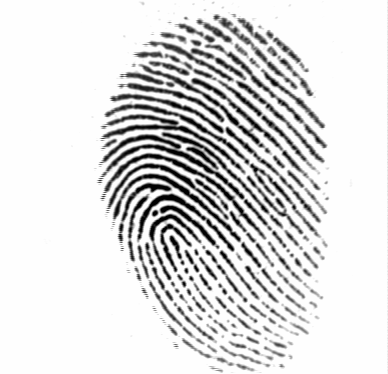
#> input picture database/101_1.tif, 388 x 374 px
$ python -i enhance.py   (imports and definitions only)   (older library calls are emulated)
#> lines starting #> are read from the running program, lines starting #| are printed output that depends on the picture; after the words box and inside, x2 and y2 are one past the last pixel; in counts of white or black regions, pixels touching at a corner belong together
"""Gabor-filter fingerprint enhancement.

Port of Peter Kovesi's MATLAB fingerprint enhancement code, by way of
Utkarsh Deshmukh's Python translation
(https://github.com/Utkarsh-Deshmukh/Fingerprint-Enhancement-Python),
vectorised with NumPy/OpenCV. See THIRD_PARTY_NOTICES.md for their licenses.

Reference: Hong, L., Wan, Y., and Jain, A. K. Fingerprint image enhancement:
algorithm and performance evaluation. IEEE Transactions on Pattern Analysis
and Machine Intelligence 20, 8 (1998), 777-789.
"""

from __future__ import annotations

import math
from dataclasses import dataclass

import cv2
import numpy as np
import numpy.typing as npt
from scipy import ndimage, signal

FloatArray = npt.NDArray[np.float64]
BoolArray = npt.NDArray[np.bool_]


def _gaussian_kernel(sigma: float, *, force_odd: bool = True) -> FloatArray:
    size = int(6 * sigma)
    if force_odd and size % 2 == 0:
        size += 1
    return np.asarray(cv2.getGaussianKernel(size, sigma), dtype=np.float64).ravel()


def _gaussian_smooth(image: FloatArray, kernel: FloatArray) -> FloatArray:
    # The 2D Gaussian is separable, so two 1D passes equal one 2D convolution.
    smoothed = ndimage.convolve1d(ndimage.convolve1d(image, kernel, axis=0), kernel, axis=1)
    return np.asarray(smoothed, dtype=np.float64)


def ridge_segment(
    image: npt.ArrayLike, block_size: int = 16, threshold: float = 0.1
) -> tuple[FloatArray, BoolArray]:
    """Normalise the image and find the region that contains ridges.

    The image is split into ``block_size`` blocks; blocks whose standard
    deviation exceeds ``threshold`` are considered part of the fingerprint.

    Returns the image renormalised to zero mean and unit standard deviation
    over the ridge region, and the boolean ridge mask.
    """
    im = np.asarray(image, dtype=np.float64)
    rows, cols = im.shape
    im = (im - im.mean()) / im.std()

    padded_rows = block_size * math.ceil(rows / block_size)
    padded_cols = block_size * math.ceil(cols / block_size)
    padded = np.zeros((padded_rows, padded_cols))
    padded[:rows, :cols] = im

    blocks = padded.reshape(
        padded_rows // block_size, block_size, padded_cols // block_size, block_size
    )
    block_std = blocks.std(axis=(1, 3))
    std_image = np.kron(block_std, np.ones((block_size, block_size)))[:rows, :cols]

    mask = std_image > threshold
    normalised = (im - im[mask].mean()) / im[mask].std()
    return normalised, mask


def ridge_orient(
    image: FloatArray,
    gradient_sigma: float = 1,
    block_sigma: float = 7,
    orient_smooth_sigma: float = 7,
) -> FloatArray:
    """Estimate the local ridge orientation, in radians, of every pixel.

    Orientations are positive clockwise and point *along* the ridges.
    """
    gauss = _gaussian_kernel(gradient_sigma)
    fy, fx = np.gradient(np.outer(gauss, gauss))
    gx = signal.convolve2d(image, fx, mode="same")
    gy = signal.convolve2d(image, fy, mode="same")

    # Smooth the covariance data to get a weighted sum of gradient moments.
    weights = _gaussian_kernel(block_sigma, force_odd=False)
    gxx = _gaussian_smooth(gx * gx, weights)
    gyy = _gaussian_smooth(gy * gy, weights)
    gxy = 2 * _gaussian_smooth(gx * gy, weights)

    # Analytic solution of the principal direction.
    denom = np.sqrt(gxy**2 + (gxx - gyy) ** 2) + np.finfo(float).eps
    sin2theta = gxy / denom
    cos2theta = (gxx - gyy) / denom

    if orient_smooth_sigma:
        smooth = _gaussian_kernel(orient_smooth_sigma)
        cos2theta = _gaussian_smooth(cos2theta, smooth)
        sin2theta = _gaussian_smooth(sin2theta, smooth)

    return np.pi / 2 + np.arctan2(sin2theta, cos2theta) / 2


def _block_frequency(
    block: FloatArray,
    orient_block: FloatArray,
    window_size: int,
    min_wavelength: float,
    max_wavelength: float,
) -> float:
    """Estimate the ridge frequency of one image block (0 if not found)."""
    rows = block.shape[0]

    # Average the doubled angles to avoid wraparound at the origin.
    orient = math.atan2(np.mean(np.sin(2 * orient_block)), np.mean(np.cos(2 * orient_block))) / 2

    # Rotate so the ridges are vertical, then crop away the invalid corners.
    rotated = ndimage.rotate(
        block, orient / np.pi * 180 + 90, axes=(1, 0), reshape=False, order=3, mode="nearest"
    )
    crop = int(rows / np.sqrt(2))
    offset = int((rows - crop) / 2)
    rotated = rotated[offset : offset + crop, offset : offset + crop]

    # Project the grey values down the ridges and find the peaks.
    projection = rotated.sum(axis=0)
    dilation = ndimage.grey_dilation(projection, window_size, structure=np.ones(window_size))
    peaks = np.flatnonzero((np.abs(dilation - projection) < 2) & (projection > projection.mean()))

    if peaks.size < 2:
        return 0.0
    wavelength = (peaks[-1] - peaks[0]) / (peaks.size - 1)
    if min_wavelength <= wavelength <= max_wavelength:
        return 1 / float(wavelength)
    return 0.0


def ridge_frequency(
    image: FloatArray,
    mask: BoolArray,
    orientation: FloatArray,
    block_size: int = 38,
    window_size: int = 5,
    min_wavelength: float = 5,
    max_wavelength: float = 15,
) -> tuple[FloatArray, float]:
    """Estimate the ridge frequency per block.

    Returns the per-pixel frequency image (0 where no frequency was found)
    and the mean frequency over the valid regions.
    """
    rows, cols = image.shape
    freq = np.zeros((rows, cols))
    for r in range(0, rows - block_size, block_size):
        for c in range(0, cols - block_size, block_size):
            freq[r : r + block_size, c : c + block_size] = _block_frequency(
                image[r : r + block_size, c : c + block_size],
                orientation[r : r + block_size, c : c + block_size],
                window_size,
                min_wavelength,
                max_wavelength,
            )

    freq *= mask
    valid = freq[freq > 0]
    mean_freq = float(valid.mean()) if valid.size else 0.0
    return freq, mean_freq


def ridge_filter(
    image: FloatArray,
    orientation: FloatArray,
    frequency: FloatArray,
    kx: float = 0.65,
    ky: float = 0.65,
    angle_increment: int = 3,
) -> FloatArray:
    """Enhance the image with Gabor filters tuned to the local ridges.

    ``kx`` and ``ky`` scale the filter sigma relative to the ridge
    wavelength, along and across the ridges respectively.
    """
    im = np.asarray(image, dtype=np.float64)
    rows, cols = im.shape
    enhanced = np.zeros((rows, cols))

    nonzero = frequency[frequency > 0]
    if nonzero.size == 0:
        return enhanced

    # Round frequencies to 0.01; the filter is built from the lowest one.
    base_freq = np.unique(np.round(nonzero * 100) / 100)[0]
    sigma_x = kx / base_freq
    sigma_y = ky / base_freq
    size = int(np.round(3 * max(sigma_x, sigma_y)))

    x, y = np.meshgrid(np.arange(-size, size + 1), np.arange(-size, size + 1))
    reference = np.exp(-(x**2 / sigma_x**2 + y**2 / sigma_y**2)) * np.cos(2 * np.pi * base_freq * x)

    # Map orientations to filter indices 1..n_orientations.
    n_orientations = 180 // angle_increment
    orient_index = np.round(orientation / np.pi * 180 / angle_increment)
    orient_index[orient_index < 1] += n_orientations
    orient_index[orient_index > n_orientations] -= n_orientations

    # Only filter pixels far enough from the border for a full window.
    valid = np.zeros((rows, cols), dtype=bool)
    valid[size + 1 : rows - size, size + 1 : cols - size] = True
    valid &= frequency > 0

    for index in range(1, n_orientations + 1):
        selected = valid & (orient_index == index)
        if not selected.any():
            continue
        # The orientation image points along the ridges, hence +90 degrees;
        # rotation is positive anticlockwise, hence the minus sign.
        kernel = ndimage.rotate(reference, -((index - 1) * angle_increment + 90), reshape=False)
        response = cv2.filter2D(im, cv2.CV_64F, kernel, borderType=cv2.BORDER_CONSTANT)
        enhanced[selected] = response[selected]

    return enhanced


@dataclass(frozen=True)
class RidgeMap:
    """Result of enhancing a fingerprint.

    ``ridges`` is the binary ridge image, ``mask`` the region that contains
    the print and ``orientation`` the ridge direction of every pixel.
    """

    ridges: BoolArray
    mask: BoolArray
    orientation: FloatArray


def enhance(image: npt.ArrayLike) -> RidgeMap:
    """Run the full enhancement pipeline on a grayscale fingerprint."""
    normalised, mask = ridge_segment(image, block_size=16, threshold=0.1)
    orientation = ridge_orient(normalised, gradient_sigma=1, block_sigma=7, orient_smooth_sigma=7)
    _, mean_freq = ridge_frequency(
        normalised,
        mask,
        orientation,
        block_size=38,
        window_size=5,
        min_wavelength=5,
        max_wavelength=15,
    )
    filtered = ridge_filter(
        normalised, orientation, np.where(mask, mean_freq, 0.0), kx=0.65, ky=0.65
    )
    return RidgeMap(ridges=filtered < -3, mask=mask, orientation=orientation)

>>> import cv2
>>> picture = cv2.imread('../../database/101_1.tif', cv2.IMREAD_GRAYSCALE)
#> picture is the input picture: shape (374, 388); min 1, max 254, mean 220.7
>>> result = enhance(picture)
#> in ridge_segment, `std_image = np.kron(block_std, np.ones((block_size, block_size)))[:row..`:
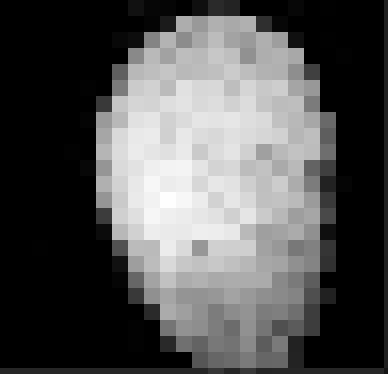
#> std_image: shape (374, 388) float64; min 1.11e-16, max 1.58, mean 0.525; drawn with min black and max white
#> in ridge_segment, `mask = std_image > threshold`:
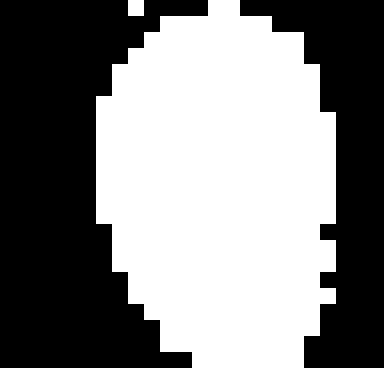
#> mask: shape (374, 388) bool; 51.8% white; 2 black regions, box (x1, y1, x2, y2) and area: (0, 0, 208, 368) 45824, (240, 0, 384, 368) 24064
#> in ridge_orient, `cos2theta = (gxx - gyy) / denom`:
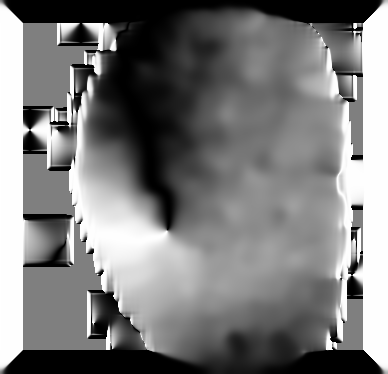
#> cos2theta: shape (374, 388) float64; min -1, max 1, mean -0.0274; drawn with min black and max white
#> in _gaussian_smooth (call 5), `smoothed = ndimage.convolve1d(ndimage.convolve1d(image, kernel, axis=0..`:
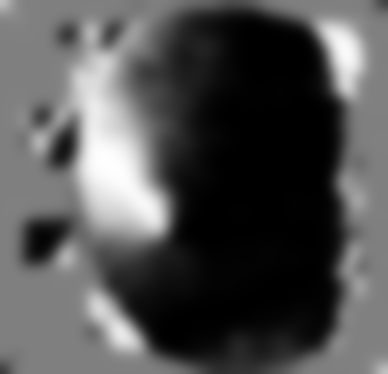
#> smoothed: shape (374, 388) float64; min -0.999, max 0.992, mean -0.361; drawn with min black and max white
#> in ridge_orient, `return np.pi / 2 + np.arctan2(sin2theta, cos2theta) / 2`:
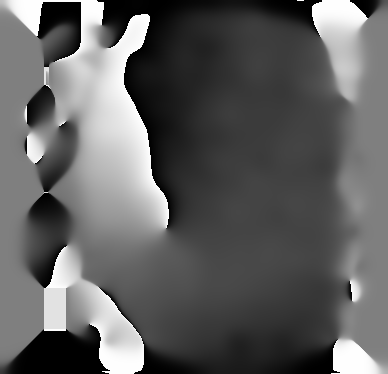
#> returned value: shape (374, 388) float64; min 0, max 3.14, mean 1.19; drawn with min black and max white
#> the loop in ridge_frequency, `for r in range(0, rows - block_size, block_size):` made 9 passes
#> in ridge_frequency, `freq *= mask`:
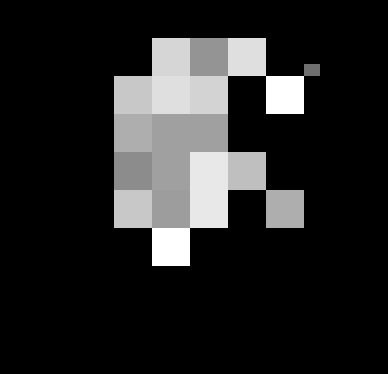
#> freq: shape (374, 388) float64; min 0, max 0.19, mean 0.0278; drawn with min black and max white
#> in ridge_frequency, `mean_freq = float(valid.mean()) if valid.size else 0.0`: mean_freq = 0.146
#> in ridge_filter, `base_freq = np.unique(np.round(nonzero * 100) / 100)[0]`: base_freq = 0.15
#> in ridge_filter, `sigma_x = kx / base_freq`: sigma_x = 4.33
#> in ridge_filter, `size = int(np.round(3 * max(sigma_x, sigma_y)))`: size = 13
#> in ridge_filter, `orient_index[orient_index < 1] += n_orientations`: orient_index: shape (374, 388) float64; min 1, max 60, mean 25.2
#> in ridge_filter, `valid &= frequency > 0`: valid: shape (374, 388) bool; 48.2% white; 2 white regions, box (x1, y1, x2, y2) and area: (96, 14, 336, 361) 69936, (128, 14, 144, 16) 32
#> after the loop in ridge_filter, `for index in range(1, n_orientations + 1):`:
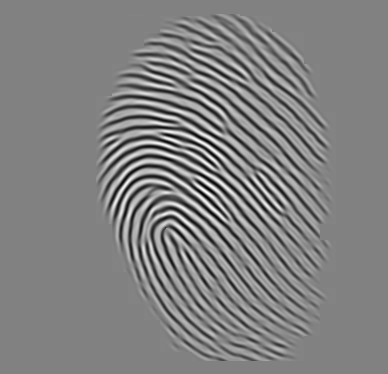
#> enhanced: shape (374, 388) float64; min -43.88, max 42.82, mean 0; drawn with min black and max white

$ run again, on database/101_2.tif
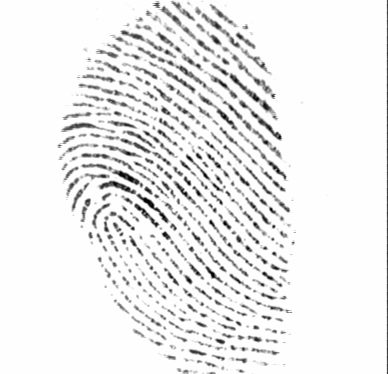
#> input picture database/101_2.tif, 388 x 374 px
#> picture is the input picture: shape (374, 388); min 1, max 254, mean 237
#> mask: shape (374, 388) bool; 53.4% white; 2 black regions, box (x1, y1, x2, y2) and area: (240, 0, 384, 368) 35840, (0, 0, 160, 368) 31744
#> the loop in ridge_frequency, `for r in range(0, rows - block_size, block_size):` made 9 passes
#> after the loop in ridge_frequency, `for r in range(0, rows - block_size, block_size):`:
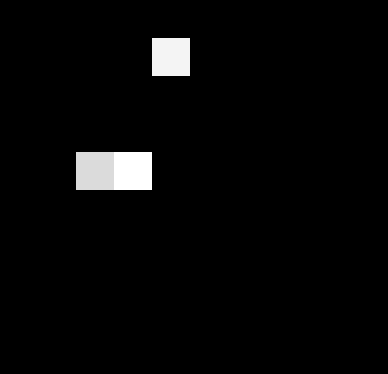
#> freq: shape (374, 388) float64; min 0, max 0.174, mean 0.00488; drawn with min black and max white
#> in ridge_frequency, `valid = freq[freq > 0]`: valid = 4332 values, max 0.174 at index 1482, min 0.15 at index 1444, mean 0.164
#> in ridge_frequency, `mean_freq = float(valid.mean()) if valid.size else 0.0`: mean_freq = 0.164
#> base_freq = 0.16
#> sigma_x = 4.06
#> size = 12
#> after the loop in ridge_filter, `for index in range(1, n_orientations + 1):`:
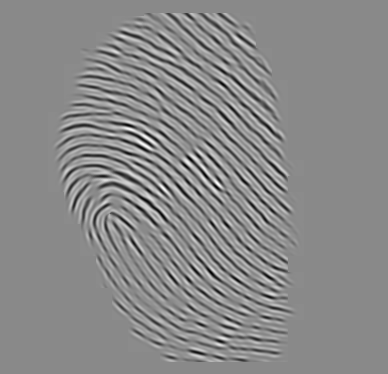
#> enhanced: shape (374, 388) float64; min -45.69, max 38.92, mean 0; drawn with min black and max white
